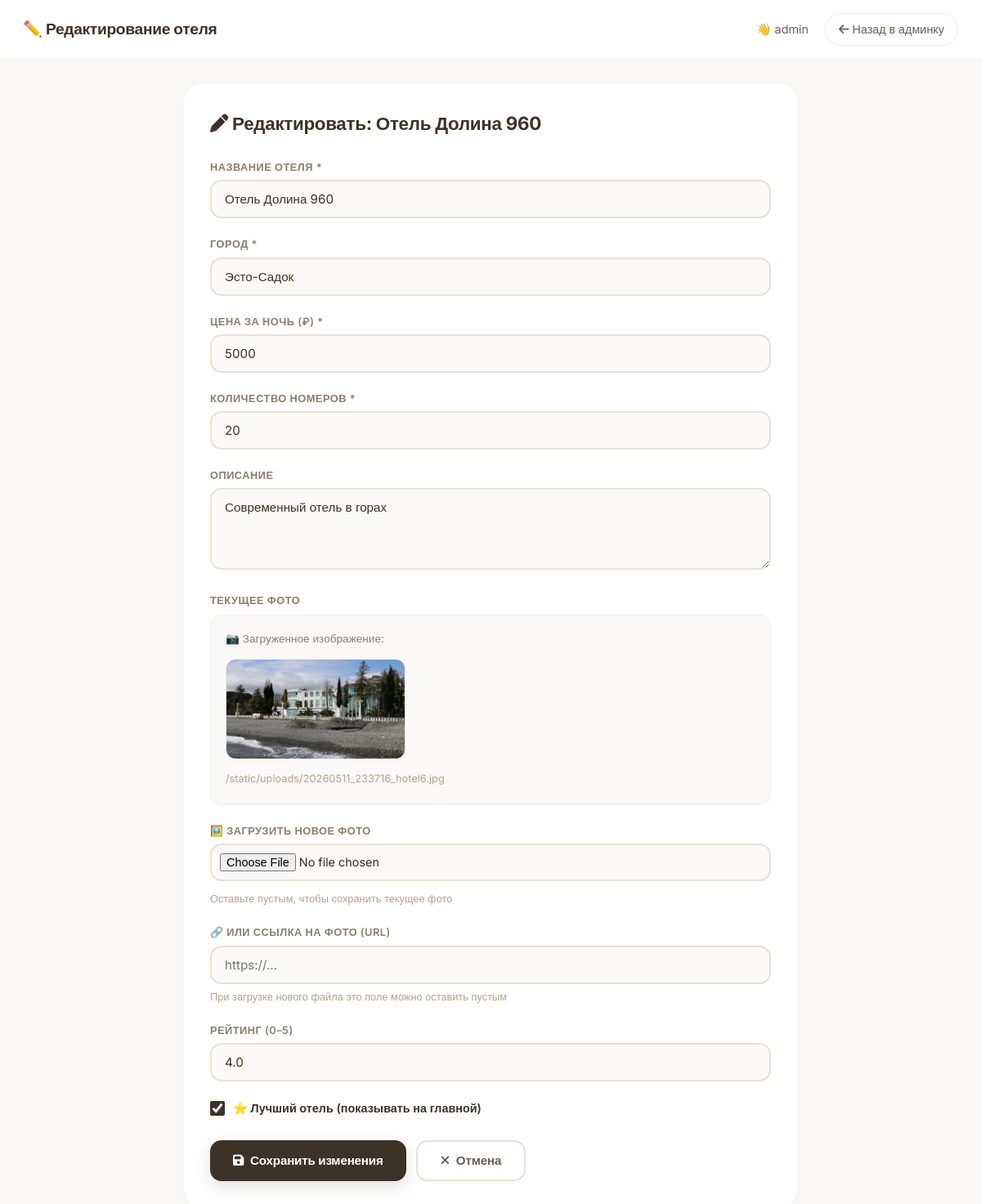
Page /admin/edit_hotel/5 (signed in) on the committed database.
### tables this page shows
CREATE TABLE hotels (
            id INTEGER PRIMARY KEY AUTOINCREMENT,
            name TEXT NOT NULL,
            city TEXT NOT NULL,
            price_per_night INTEGER NOT NULL,
            rooms_total INTEGER NOT NULL,
            description TEXT,
            image_url TEXT,
            is_featured INTEGER DEFAULT 0,
            rating REAL DEFAULT 4.0
        );

### main.py (the view, shortened to what this page needs)
@app.route('/admin/edit_hotel/<int:hotel_id>', methods=['GET', 'POST'])
@admin_required
def edit_hotel(hotel_id):
    conn = get_db()
    cursor = conn.cursor()
    cursor.execute("SELECT * FROM hotels WHERE id = ?", (hotel_id,))
    hotel = cursor.fetchone()
    conn.close()
    if not hotel:
        flash('Отель не найден', 'error')
        return redirect(url_for('admin'))
    return render_template('edit_hotel.html', hotel=hotel)

### main.py (called while the page is built)
def admin_required(f):
    @wraps(f)
    def decorated_function(*args, **kwargs):
        if not session.get('is_admin'):
            flash('У вас нет доступа к этой странице', 'error')
            return redirect(url_for('login'))
        return f(*args, **kwargs)
    return decorated_function

def get_db():
    conn = sqlite3.connect('hotels.db')
    conn.row_factory = sqlite3.Row
    return conn

### templates/edit_hotel.html (shortened to what this page needs)
<!DOCTYPE html>
<html lang="ru">
<head>
    <link rel="stylesheet" href="https://cdnjs.cloudflare.com/ajax/libs/font-awesome/6.4.0/css/all.min.css">
</head>
<body>
    <div class="header">
        <h2>✏️ Редактирование отеля</h2>
        <div class="header-right">
            <span>👋 {{ session.username }}</span>
            <a href="/admin"><i class="fas fa-arrow-left"></i> Назад в админку</a>
        </div>
    </div>
    <div class="container">
        <div class="edit-form">
            <h1><i class="fas fa-pen"></i> Редактировать: {{ hotel.name }}</h1>
            <form method="POST" enctype="multipart/form-data">
                <div class="form-group">
                    <label>Название отеля *</label>
                    <input type="text" name="name" value="{{ hotel.name }}" required>
                </div>
                <div class="form-group">
                    <label>Город *</label>
                    <input type="text" name="city" value="{{ hotel.city }}" required>
                </div>
                <div class="form-group">
                    <label>Цена за ночь (₽) *</label>
                    <input type="number" name="price" value="{{ hotel.price_per_night }}" required min="0">
                </div>
                <div class="form-group">
                    <label>Количество номеров *</label>
                    <input type="number" name="rooms" value="{{ hotel.rooms_total }}" required min="1">
                </div>
                <div class="form-group">
                    <label>Описание</label>
                    <textarea name="description" placeholder="Подробное описание отеля...">{{ hotel.description }}</textarea>
                </div>
                <div class="form-group">
                    <label>Текущее фото</label>
                    <div class="current-photo">
                        {% if hotel.image_url %}
                            <p style="color: #8b7d6b;">📷 Загруженное изображение:</p>
                            <img src="{{ hotel.image_url }}" alt="{{ hotel.name }}">
                            <p style="margin-top: 8px; font-size: 0.8rem; color: #b8a088; word-break: break-all;">{{ hotel.image_url }}</p>
                        {% else %}
                            <p style="color: #b8a088;">Нет фото</p>
                        {% endif %}
                    </div>
                </div>
                <div class="form-group">
                    <label>🖼️ Загрузить новое фото</label>
                    <input type="file" name="hotel_image" accept="image/*" id="hotel_image" onchange="previewImage()">
                    <small>Оставьте пустым, чтобы сохранить текущее фото</small>
                </div>
                <div class="form-group">
                    <label>🔗 Или ссылка на фото (URL)</label>
                    <input type="text" name="image_url" placeholder="https://..." value="{{ hotel.image_url if hotel.image_url and not hotel.image_url.startswith('/static/uploads/') else '' }}">
                    <small>При загрузке нового файла это поле можно оставить пустым</small>
                </div>
                <div class="form-group">
                    <label>Рейтинг (0–5)</label>
                    <input type="number" name="rating" step="0.1" min="0" max="5" value="{{ hotel.rating }}">
                </div>
                <div class="form-group checkbox-group">
                    <input type="checkbox" name="is_featured" id="is_featured" {% if hotel.is_featured %}checked{% endif %}>
                    <label for="is_featured">⭐ Лучший отель (показывать на главной)</label>
                </div>
                <div class="form-actions">
                    <button type="submit" class="btn btn-primary"><i class="fas fa-save"></i> Сохранить изменения</button>
                    <a href="/admin" class="btn btn-cancel"><i class="fas fa-times"></i> Отмена</a>
                </div>
            </form>
        </div>
    </div>
</body>
</html>

### templates/edit_hotel.html (style rules this page uses)
* { margin: 0; padding: 0; box-sizing: border-box; }
body { font-family: 'Inter', sans-serif; background: #faf9f7; color: #2c2c2c; line-height: 1.5; -webkit-font-smoothing: antialiased; -moz-osx-font-smoothing: grayscale; }
.header { position: sticky; top: 0; z-index: 100; background: rgba(255, 255, 255, 0.9); border-bottom: 1px solid rgba(0, 0, 0, 0.05); padding: 16px 28px; display: flex; justify-content: space-between; align-items: center; backdrop-filter: blur(10px); -webkit-backdrop-filter: blur(10px); }
.header h2 { font-size: 1.2rem; font-weight: 700; color: #3d3226; letter-spacing: -0.3px; }
.header-right { display: flex; align-items: center; gap: 20px; }
.header-right span { color: #6b5e53; font-size: 0.9rem; }
.header-right a { color: #6b5e53; text-decoration: none; font-weight: 500; font-size: 0.9rem; padding: 8px 16px; border-radius: 20px; border: 1px solid rgba(0,0,0,0.08); transition: all 0.2s; }
.container { max-width: 800px; margin: 0 auto; padding: 28px 24px; }
.edit-form { background: #ffffff; padding: 32px; border-radius: 24px; border: 1px solid rgba(0,0,0,0.04); box-shadow: 0 8px 30px rgba(0,0,0,0.03); }
.edit-form h1 { font-size: 1.4rem; font-weight: 700; color: #3d3226; margin-bottom: 28px; letter-spacing: -0.3px; }
.form-group { margin-bottom: 22px; }
.form-group label { display: block; margin-bottom: 6px; font-weight: 600; font-size: 0.8rem; color: #8b7d6b; text-transform: uppercase; letter-spacing: 0.5px; }
.form-group input[type="text"], .form-group input[type="number"], .form-group textarea, .form-group select { width: 100%; padding: 12px 16px; background: #faf9f7; border: 2px solid #e8e0d5; border-radius: 14px; font-family: 'Inter', sans-serif; font-size: 0.95rem; color: #3d3226; transition: border-color 0.3s ease, box-shadow 0.3s ease; }
.form-group textarea { height: 100px; resize: vertical; }
.form-group input[type="file"] { width: 100%; padding: 10px; background: #faf9f7; border: 2px solid #e8e0d5; border-radius: 14px; cursor: pointer; font-family: 'Inter', sans-serif; font-size: 0.9rem; }
.form-group small { display: block; margin-top: 6px; color: #b8a088; font-size: 0.8rem; }
.form-group.checkbox-group { display: flex; align-items: center; gap: 10px; }
.form-group.checkbox-group label { margin-bottom: 0; cursor: pointer; text-transform: none; letter-spacing: 0; font-size: 0.9rem; color: #3d3226; }
.form-group.checkbox-group input[type="checkbox"] { width: 18px; height: 18px; accent-color: #3d3226; cursor: pointer; }
.current-photo { background: #faf9f7; padding: 18px; border-radius: 14px; border: 1px solid rgba(0,0,0,0.04); margin-top: 8px; }
.current-photo img { max-width: 220px; border-radius: 12px; margin-top: 10px; border: 1px solid rgba(0,0,0,0.06); }
.current-photo p { color: #6b5e53; font-size: 0.85rem; margin-bottom: 4px; }
.form-actions { display: flex; gap: 12px; margin-top: 28px; }
.btn { padding: 12px 28px; border: none; border-radius: 14px; font-family: 'Inter', sans-serif; font-weight: 600; font-size: 0.95rem; cursor: pointer; text-decoration: none; display: inline-flex; align-items: center; gap: 8px; transition: all 0.25s ease; letter-spacing: -0.2px; }
.btn-primary { background: #3d3226; color: white; box-shadow: 0 6px 20px rgba(61,50,38,0.15); }
.btn-cancel { background: #ffffff; color: #6b5e53; border: 2px solid #e8e0d5; }

### rows in the picture
hotels: name "Отель Долина 960", city "Эсто-Садок", price "5000", rooms "20", description "Современный отель в горах", image_url (picture), image_url "/static/uploads/20260511_233716_hotel6.jpg", rating "4.0", is_featured "☑"

### other values in the picture
{{ session.username }} "admin"
